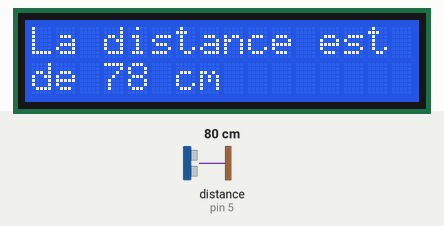
A sketch run on a simulated Arduino Uno, built with avr-gcc and run on an emulated ATmega328P. Shown: 16×2 character LCD. Wiring (inferred from the names in the program): ultrasonic range finder: trigger pin 4; echo pin 5. The test bench sets the inputs (shaded band); at power-on: distance to the obstacle (sensor on pin 5) 80 cm. The echo pulse lasts 58.3 µs per cm; what the sketch prints to the serial monitor is not drawn.

Above: at 2.2 s.
2.3 s: distance to the obstacle (sensor on pin 5) set to 2 cm
At 4.1 s:
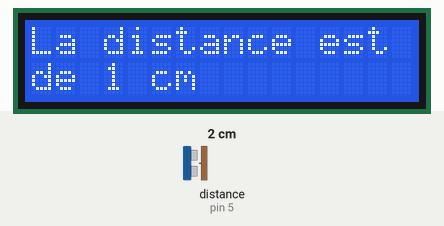
4.7 s: distance to the obstacle (sensor on pin 5) set to 4 cm
At 6.0 s:
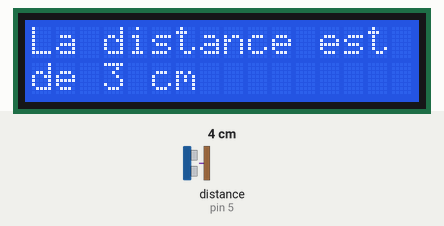
6.3 s: distance to the obstacle (sensor on pin 5) set to 9 cm
At 7.0 s:
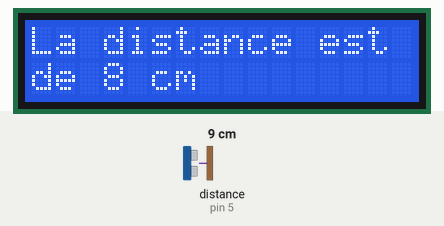
Timing chart, 0 to 9.3 s (numbered marks = the images above; inputs shaded):
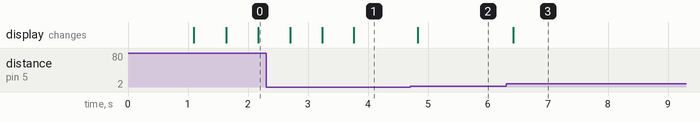

Measured:
- after the input at 2.3 s, the display: changes after 0.40 s (image 1)
- after the input at 4.7 s, the display: changes after 0.13 s (image 2)
- after the input at 6.3 s, the display: changes after 0.12 s (image 3)

The sketch:

Final.ino
```cpp
#include <LiquidCrystal.h>
#include "SR04.h"
#define TRIG_PIN 4
#define ECHO_PIN 5

#define DEBUG true

LiquidCrystal lcd(7, 8, 9, 10, 11, 12);
SR04 sr04 = SR04(ECHO_PIN, TRIG_PIN);

void printLcdLine(int row, const char* text) {
  lcd.setCursor(0, row);
  lcd.print(text);
}

void setupLcd() {
  lcd.begin(16, 2); // set up the LCD's number of columns and rows:
}

void setupDebug() {
  Serial.begin(9600);
}

void setup() {
#ifdef DEBUG
  setupDebug();
#endif
  setupLcd();
  delay(1000);
}

void printDistance(int distanceCm) {
#ifdef DEBUG
  printDistanceDebug(distanceCm);
#endif
  printDistanceLcd(distanceCm);
}

#ifdef DEBUG
void printDistanceDebug(int distanceCm) {
  Serial.print("La distance est de ");
  Serial.print(distanceCm);
  Serial.println(" cm");
}
#endif

// (note: line 1 is the second row, since counting begins with 0):
void printDistanceLcd(int distanceCm) {
  printLcdLine(0, "La distance est");
  printLcdLine(1, "                ");
  char buffer[17];
  sprintf(buffer, "de %d cm", distanceCm);
  printLcdLine(1, buffer);
}

void loop() {
  printDistance(sr04.Distance());
  delay(500);
}
```
